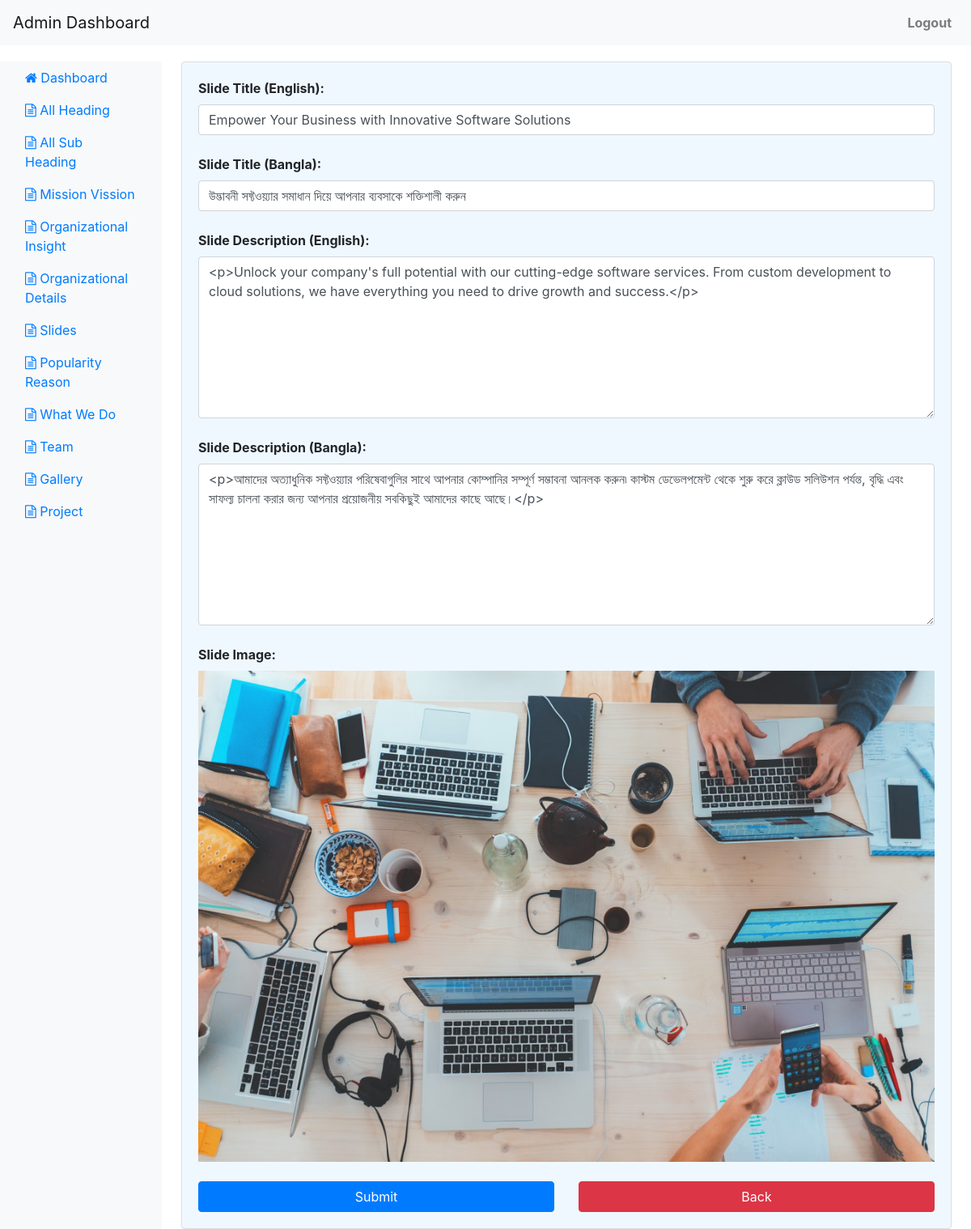
The page /slide_edit.php?id=5 (signed in) on the database its author committed.
### tables this page shows
CREATE TABLE `slides` (
  `id` int UNSIGNED NOT NULL,
  `slide_title_en` varchar(255) DEFAULT NULL,
  `slide_title_bn` varchar(255) DEFAULT NULL,
  `slide_description_en` longtext,
  `slide_description_bn` longtext,
  `img` varchar(255) DEFAULT NULL
);

### config.php (called while the page is built, shortened)
<?php
$backUpload = 'public/uploads/';
?>

### slide_edit.php (the view, shortened to what this page needs)
<?php
	include('config.php');
	$edit_id = isset($_GET['id']) ? $_GET['id'] : null;
	$get_data_col = null;
	if ($edit_id) {
		$get_edit_data_sql = "SELECT * FROM slides WHERE id = '$edit_id'";
		$get_edit_data_result = $conn->query($get_edit_data_sql);
		if ($get_edit_data_result && $get_edit_data_result->num_rows > 0) {
			$get_data_col = $get_edit_data_result->fetch_assoc();
		} else {
			echo "Record not found!";
			exit();
		}
	}
?>
<!DOCTYPE html>
<html lang="en">
<head>
    <link rel="stylesheet" href="https://stackpath.bootstrapcdn.com/bootstrap/4.5.2/css/bootstrap.min.css">
	<link rel="stylesheet" href="https://cdnjs.cloudflare.com/ajax/libs/font-awesome/4.7.0/css/font-awesome.min.css">
</head>
<body>
<?php include('header.php');?>
<div class="container-fluid">
    <div class="row">
        <?php include('nav.php');?>
        <main role="main" class="col-md-9 ml-sm-auto col-lg-10 px-4">
			<form action="slide_edit.php" method="post" enctype="multipart/form-data" style="border: 1px solid #ddd;padding: 20px;border-radius: 4px;background: aliceblue">
				<div class="row">
					<div class="col-md-12">
						<label for="slide_title_en">Slide Title (English):</label>
						<input type="text" class="form-control" id="slide_title_en" name="slide_title_en" value="<?php echo $get_data_col["slide_title_en"];?>" required><br>
						<label for="slide_title_bn">Slide Title (Bangla):</label>
						<input type="text" class="form-control" id="slide_title_bn" name="slide_title_bn" value="<?php echo $get_data_col["slide_title_bn"];?>" required><br>
						<label for="slide_description_en">Slide Description (English):</label>
						<textarea class="form-control" id="slide_description_en" name="slide_description_en" required><?php echo $get_data_col["slide_description_en"];?></textarea><br>
						<label for="slide_description_bn">Slide Description (Bangla):</label>
						<textarea class="form-control" id="slide_description_bn" name="slide_description_bn" required><?php echo $get_data_col["slide_description_bn"];?></textarea><br>
					</div>
					<div class="col-md-12">
						<label for="img">Slide Image:</label>
						<div class="image-container">
							<?php if($get_data_col['img'] !=null){?>
								<img id="myImage" src="<?php echo $backUpload.$get_data_col["img"];?>" alt="Slide Image" onclick="browseImage()" width="100%">
							<?php } else{ ?>
							<img id="myImage" src="<?php echo $backUploadDemo.'slide.png';?>" alt="Slide Image" onclick="browseImage()" width="100%">
								<?php } ?>
						</div>
					</div>
					<div class="col-md-6">
						<br>
						<input type="submit" class="btn btn-primary btn-block" value="Submit">
					</div>
					<div class="col-md-6">
						<br>
						<a class="btn btn-danger btn-block" href="slide.php">Back</a>
					</div>
				</div>
			</form>
        </main>
    </div>
</div>
</body>
</html>

### slide_edit.php (style rules this page uses)
body { padding-top: 56px; }
.container-fluid { margin-top: 20px; }
textarea { height: 200px !important; }
#myImage { max-width: 100%; }

### header.php (style rules this page uses)
label { font-weight: bold; }
.btn-primary { width: 100%; }
.image-container { position: relative; display: inline-block; cursor: pointer; }

### rows shown on the page
slides: slide_title_en "Empower Your Business with Innovative Software Solutions", slide_title_bn "উদ্ভাবনী সফ্টওয়্যার সমাধান দিয়ে আপনার ব্যবসাকে শক্তিশালী করুন", slide_description_en "<p>Unlock your company's full potential with our cutting-edge software services. From custom development to cloud solutions, we have everything you need to drive growth and success.</p>", slide_description_bn "<p>আমাদের অত্যাধুনিক সফ্টওয়্যার পরিষেবাগুলির সাথে আপনার কোম্পানির সম্পূর্ণ সম্ভাবনা আনলক করুন৷ কাস্টম ডেভেলপমেন্ট থেকে শুরু করে ক্লাউড সলিউশন পর্যন্ত, বৃদ্ধি এবং সাফল্য চালনা করার জন্য আপনার প্রয়োজনীয় সবকিছুই আমাদের কাছে আছে।</p>", img (picture)
